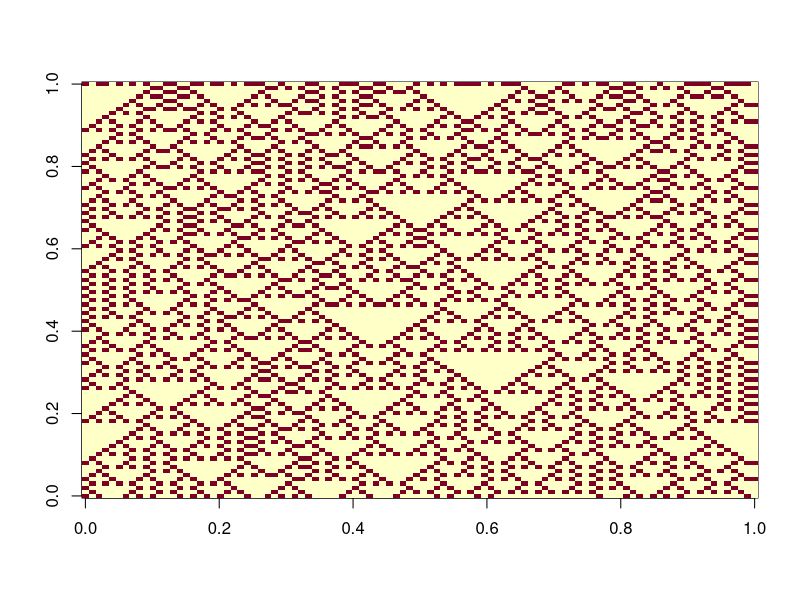
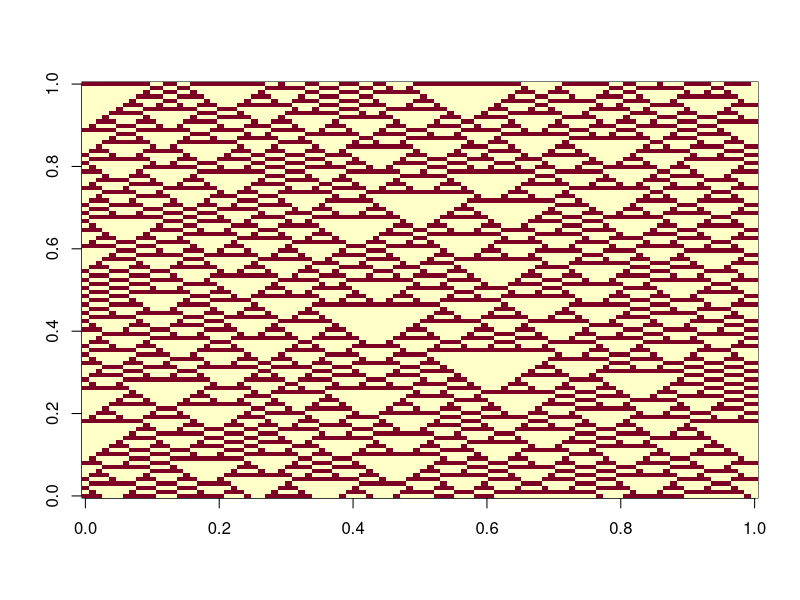
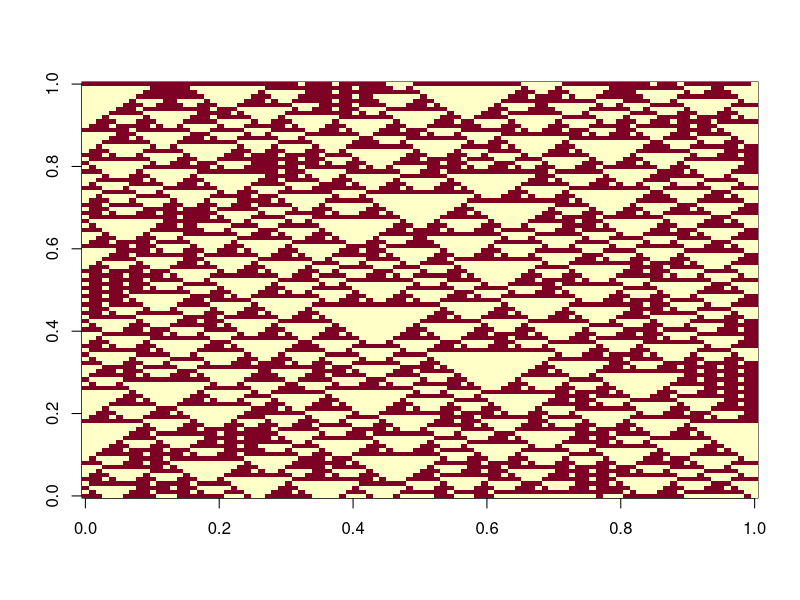
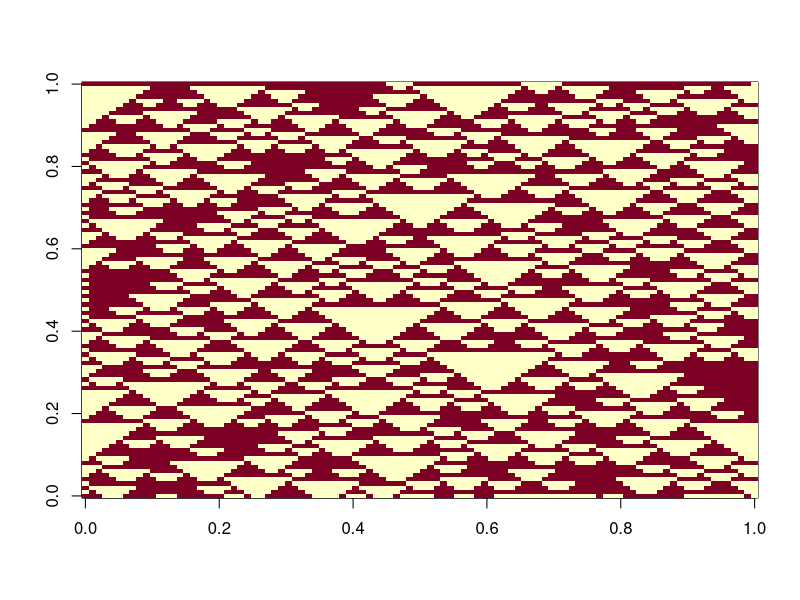
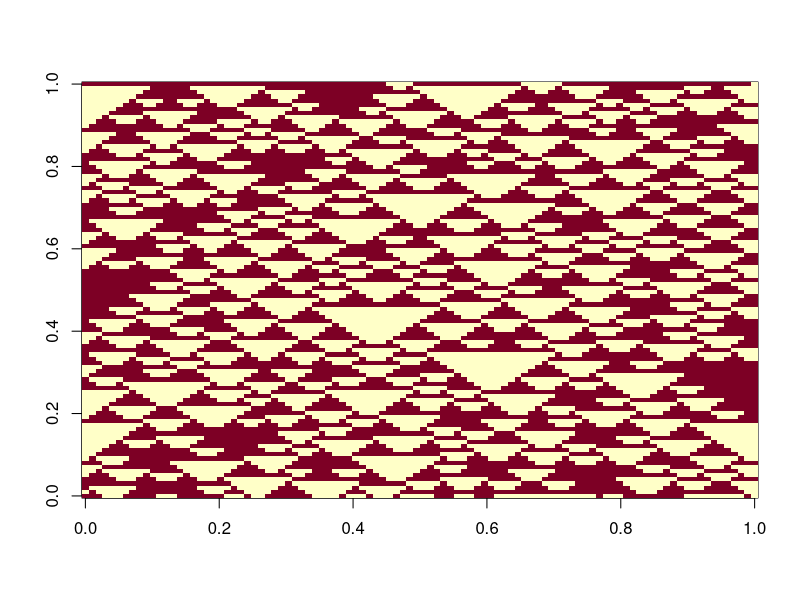
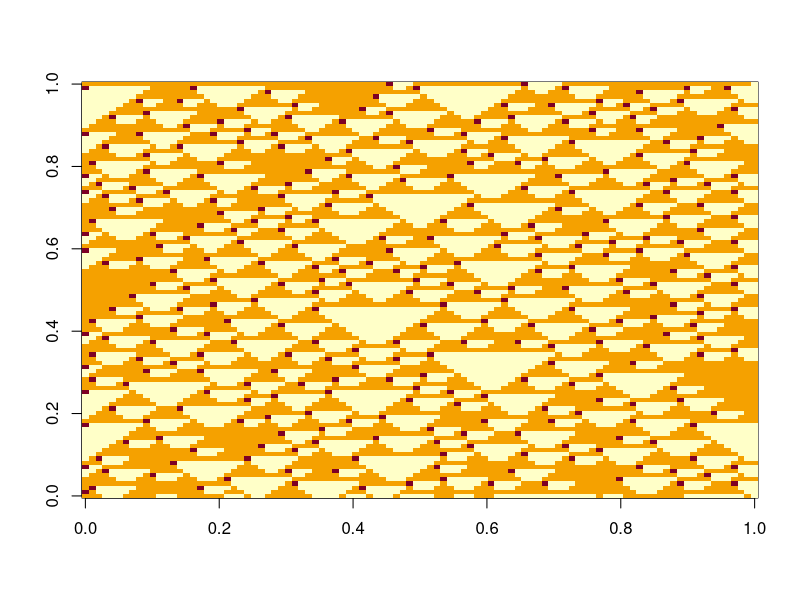

These charts were generated, in order, by the following R code:
################################################################################
#                               Projet de R                                    #
#                             De BRUGERE Arnaud                                #
#                              ABDELLAH Safa                                   #
#                              AMROUCHE Henes                                  #
################################################################################


################################################################################
################################################################################


# FONCTIONS #

#tourne la matrice (pour l'affichage) ##########################################
rotate <- function(x) t(apply(x, 2, rev))                                      #
################################################################################

#génération de l'image #########################################################
generate <- function(hauteur,largeur,mat){                                     #
  h<-1
  l<-1
  while(h<hauteur){
    while(l<largeur){
      if(paste(sapply(list(mat[h,l],mat[h,l+1]),function(x) x),collapse='')=="01"){
        mat[h+1,l]<-1
      }else{
        mat[h+1,l]<-0
      }
      l<-l+1
      while(l<largeur){
        if(paste(sapply(list(mat[h,l-1],mat[h,l],mat[h,l+1]),function(x) x),collapse='')=="001" || paste(sapply(list(mat[h,l-1],mat[h,l],mat[h,l+1]),function(x) x),collapse='')=="100"){
          mat[h+1,l]<-1
        }else{
          mat[h+1,l]<-0
        }
        l<-l+1
      }
      if(paste(sapply(list(mat[h,l-1],mat[h,l]),function(x) x),collapse='')=="10"){
        mat[h,l]<-1
      }else{
        mat[h,l]<-0
      }
      l<-l+1
    }
    l<-1
    h<-h+1
  }
  image(rotate(mat))
  return(mat)
}                                                                              #
################################################################################

#transformation des 101 en 111 #################################################
turn101to111 <- function(hauteur,largeur,mat){                                 #
  h<-1
  l<-1
  while(h<=hauteur){
    while(l+1<largeur){
      if(paste(sapply(list(mat[h,l],mat[h,l+1],mat[h,l+2]),function(x) x),collapse='')=="101"){
        mat[h,l+1]<-1
      }
      l<-l+1
    }
    l<-1
    h<-h+1
  }
  image(rotate(mat))
  return(mat)
}                                                                              #
################################################################################

#Suppresion des "BLOC" #########################################################
supprBloc <- function(hauteur,largeur,mat){                                    #
  #Premiere ligne
  l<-1
  h<-1
  while(l+1<largeur){
    if(paste(sapply(list(mat[h,l],mat[h,l+1],mat[h,l+2],mat[h+1,l+1],mat[h+1,l+2]),function(x) x),collapse='')=="10011"){
      mat[h,l+1]<-1
      mat[h,l+2]<-1
    }
    l<-l+1
  }
  #Milieu
  l<-1
  h<-h+1
  while(h+1<hauteur){
    while(l+1<largeur){
      if(paste(sapply(list(mat[h-1,l+1],mat[h-1,l+2],mat[h,l],mat[h,l+1],mat[h,l+2],mat[h+1,l+1],mat[h+1,l+2]),function(x) x),collapse='')=="1110011"){
        mat[h,l+1]<-1
        mat[h,l+2]<-1
      }
      l<-l+1
    }
    l<-1
    h<-h+1
  }
  #Derniere ligne
  while(l+1<largeur){
    if(paste(sapply(list(mat[h-1,l+1],mat[h-1,l+2],mat[h,l],mat[h,l+1],mat[h,l+2]),function(x) x),collapse='')=="11100"){
      mat[h,l+1]<-1
      mat[h,l+2]<-1
    }
    l<-l+1
  }
  image(rotate(mat))
  return(mat)
}                                                                              #
################################################################################

#Supprime les détails sur les bords droit et gauche ############################
detail <- function(hauteur,largeur,mat){                                               #
  l<-1
  boucle<-0
  while(boucle<2){
    h<-1
    if(paste(sapply(list(mat[h,l],mat[h+1,l]),function(x) x),collapse='')=="01"){
      mat[h,l]<-1
    }
    while(h+2<hauteur){
      if(paste(sapply(list(mat[h,l],mat[h+1,l],mat[h+2,l]),function(x) x),collapse='')=="101"){
        mat[h+1,l]<-1
      }
      h<-h+1
    }
    if(paste(sapply(list(mat[h+1,l],mat[h+2,l]),function(x) x),collapse='')=="10"){
      mat[h+2,l]<-1
    }
    l<-largeur
    boucle<-boucle+1
  }
  image(rotate(mat))
  return(mat)
}                                                                              #
################################################################################

# Compte les nombres de 0 et 1 #################################################
counter <- function(alea,mat,hauteur,largeur){                                 #
  Alea0<-length(alea[alea==0])
  Alea1<-length(alea[alea==1])
  Mat0<-length(mat[mat==0])
  Mat1<-length(mat[mat==1])
  return(data.frame(Gen0=Alea0,Gen1=Alea1,End0=Mat0,End1=Mat1,GenRatio=Alea0/Alea1,EndRatio=Mat0/Mat1,nbTriangle=nbTriangle(hauteur,largeur,mat)))
}                                                                              #
################################################################################

# Compte le nombre de triangles sur la figure ##################################
nbTriangle <- function(hauteur,largeur,mat){                                   #
  compt<-0
  h<-1
  l<-1
  #1ere ligne
  while(l<largeur-1){
    if(paste(sapply(list(mat[h,l],mat[h,l+1]),function(x) x),collapse='')=="10"){
      compt<-compt+1
      mat[h,l+1]<-2
    }
    l<-l+1
  }
  #milieu
  while(h<hauteur-1){
    l<-2
    while(l<largeur){
      if(paste(sapply(list(mat[h,l-1],mat[h-1,l],mat[h,l]),function(x) x),collapse='')=="110"){
        compt<-compt+1
        mat[h,l]<-2
      }
      l<-l+1
    }
    h<-h+1
  }
  #coté droit et gauche
  l<-1
  h<-1
  while(h+1<hauteur){
    if(paste(sapply(list(mat[h,l],mat[h+1,l]),function(x) x),collapse='')=="10"){
      compt<-compt+1
      mat[h+1,l]<-2
    }
    h<-h+1
  }
  image(rotate(mat))
  return(compt)
}                                                                              #
################################################################################

# Fait évoluer le nombre de 0 dans alea ########################################
nb0 <- function(nb){                                                           #
  alea<-rep(1,100)
  where0<-sample(1:100,size=nb)
  i<-1
  while(i<=nb){
    alea[where0[i]]<-0
    i<-i+1
  }
  return(alea)
}                                                                              #
################################################################################

# Simule 1 ou plusieurs fois ###################################################
OneSimu <- function(hauteur,largeur,evolve){                                   #
  FinalTab<-head(data.frame(Gen0=NA,Gen1=NA,End0=NA,End1=NA,GenRatio=NA,EndRatio=NA,nbTriangle=NA),0)
  if(evolve){
    nbIteration<-100
  }else{
    nbIteration<-1
  }
  i<-1
  while(i<=nbIteration) {
    if(evolve){
      alea<-nb0(i)   #####Permet de calculer avec le nb de 0 que l'on veux en generation initiale
    }else{
      alea<-sample(c(0,1),size = largeur,replace=TRUE) ##### Si on veut une seule génération
    }
    co<-matrix(0,hauteur,largeur)
    co[1,]<-alea
    co<- generate(hauteur,largeur,co)
    co<-turn101to111(hauteur,largeur,co)
    co<-supprBloc(hauteur,largeur,co)
    co<-turn101to111(hauteur,largeur,co)
    co<-detail(hauteur,largeur,co)
    FinalTab<-rbind(FinalTab,counter(alea,co,hauteur,largeur))
    i<-i+1
  }
  print(FinalTab)
  if(evolve){
    #Le graphique final
    plot(x=FinalTab$Gen0,
         y=FinalTab$nbTriangle,
         main="Evolution du nombre de triangle en fonction du nombre de 0 initialement",
         xlab="Nombre de 0",
         ylab="Nombre de Triangle",
         col.main="red")
    panel.smooth(FinalTab$Gen0, FinalTab$nbTriangle)
    abline(v=33,col="red", lty=2, lwd=3)
    abline(v=66,col="red", lty=2, lwd=3)
  }
}                                                                              #
################################################################################

################################################################################
################################################################################


# CODE #


# Paramètres de départ #########################################################

largeur<-100
hauteur<-100
evolve<-FALSE #FALSE : Une seule simulation à 1/2 de 0 et 1/2 de 1 /// TRUE : Plusieurs simulation avec 0 zeros -> 100 zeros


# Execution ####################################################################

OneSimu(hauteur,largeur,evolve)


